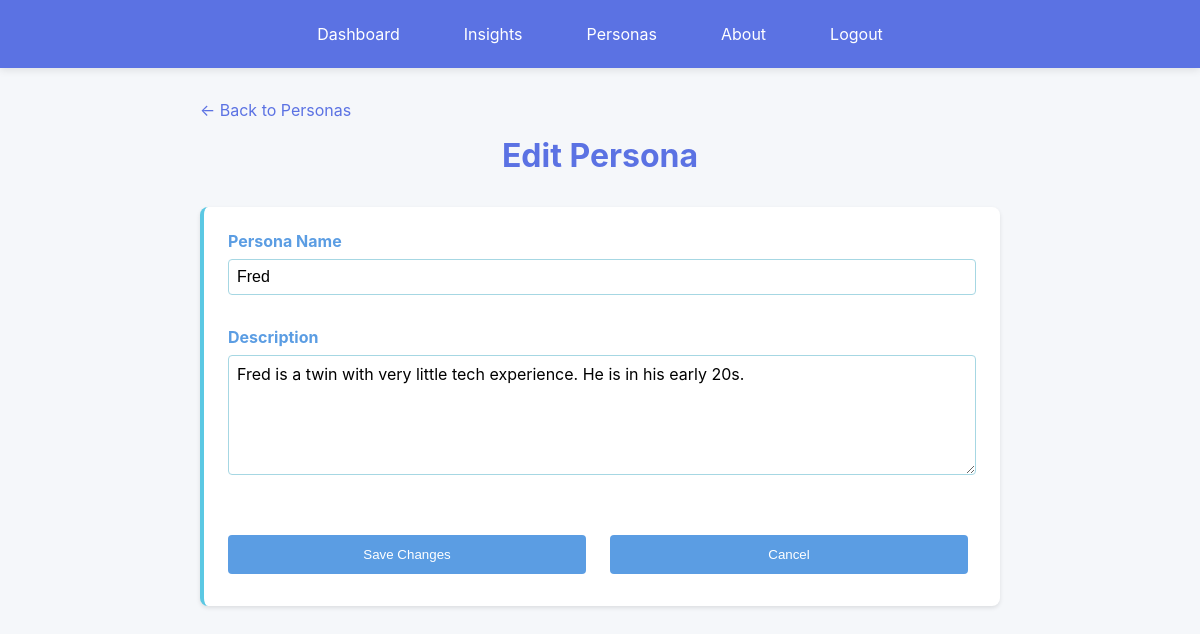
The app's page /personas/10/edit (signed in) with its own data.
### models.py (models this page shows, shortened)
class Persona(db.Model):
    __tablename__ = 'personas'
    id = db.Column(db.Integer, primary_key=True)
    user_id = db.Column(db.Integer, db.ForeignKey('users.id'), nullable=True, index=True)
    name = db.Column(db.String(200), nullable=False)
    description = db.Column(db.Text, nullable=False)
    timestamp = db.Column(db.DateTime, nullable=False, default=datetime.utcnow)
    insights = db.relationship('Insight', backref='persona', lazy=True, cascade='all, delete-orphan')
    def to_dict(self):
        return {
            'id': self.id,
            'user_id': self.user_id,
            'name': self.name,
            'description': self.description,
            'timestamp': self.timestamp.isoformat() if self.timestamp else None
        }

### web_app.py (the view, shortened to what this page needs)
@app.route('/personas/<int:persona_id>/edit', methods=['GET', 'POST'])
@login_required
def edit_persona(persona_id):
    persona = Persona.query.filter_by(id=persona_id, user_id=current_user_id()).first_or_404()
    return render_template('edit_persona.html', persona=persona.to_dict())

### web_app.py (called while the page is built)
def current_user_id():
    return session.get('user_id')

def get_current_user():
    user_id = current_user_id()
    if not user_id:
        return None
    return User.query.get(user_id)

def login_required(view_func):
    @wraps(view_func)
    def wrapped(*args, **kwargs):
        if not current_user_id():
            flash('Please log in to continue.', 'error')
            return redirect(url_for('login'))
        return view_func(*args, **kwargs)
    return wrapped

@app.context_processor
def inject_shared_context():
    return {
        'colors': COLORS,
        'current_user': get_current_user()
    }

### templates/edit_persona.html
{% extends "base.html" %}
{% block content %}
<div style="max-width: 800px; margin: 0 auto;">
    <a href="/personas" style="color: var(--royal-blue); text-decoration: none; margin-bottom: 1rem; display: inline-block;">← Back to Personas</a>
    <h1>Edit Persona</h1>
    <div class="card">
        <form method="POST" style="display: flex; flex-direction: column; gap: 1rem;">
            <div class="form-group">
                <label for="name">Persona Name</label>
                <input type="text" id="name" name="name" value="{{ persona.name }}" required style="width: 100%; padding: 0.5rem; border: 1px solid var(--soft-blue); border-radius: 4px;">
            </div>
            <div class="form-group">
                <label for="description">Description</label>
                <textarea id="description" name="description" required style="width: 100%; padding: 0.5rem; border: 1px solid var(--soft-blue); border-radius: 4px; min-height: 120px;">{{ persona.description }}</textarea>
            </div>
            <div style="display: flex; gap: 1rem; margin-top: 1rem;">
                <button type="submit" class="btn btn-success" style="flex: 1;">Save Changes</button>
                <button type="button" class="btn btn-secondary" onclick="window.location.href='/personas/{{ persona.id }}'" style="flex: 1;">Cancel</button>
            </div>
        </form>
    </div>
</div>
{% endblock %}

### static/style.css (style rules this page uses)
* { margin: 0; padding: 0; box-sizing: border-box; }
body { font-family: -apple-system, BlinkMacSystemFont, 'Segoe UI', Roboto, Oxygen, Ubuntu, Cantarell, sans-serif; background-color: #f5f7fa; color: #333; }
h1 { color: var(--royal-blue); margin-bottom: 2rem; text-align: center; }
.card { background: var(--white); border-radius: 8px; padding: 1.5rem; box-shadow: 0 2px 4px rgba(0,0,0,0.1); border-left: 4px solid var(--sky-blue); }
.btn { background-color: var(--royal-blue); color: white; padding: 0.75rem 1.5rem; border: none; border-radius: 4px; cursor: pointer; transition: background-color 0.3s; margin: 0.5rem 0.5rem 0.5rem 0; }
.btn-secondary { background-color: var(--medium-blue); }
.btn-success { background-color: var(--medium-blue); }
select, input { padding: 0.5rem; border: 1px solid var(--soft-blue); border-radius: 4px; font-size: 1rem; }
.form-group { margin-bottom: 1rem; }
label { display: block; margin-bottom: 0.5rem; color: var(--medium-blue); font-weight: bold; }
textarea { width: 100%; padding: 0.5rem; border: 1px solid var(--soft-blue); border-radius: 4px; font-size: 1rem; font-family: inherit; min-height: 100px; }

### records on screen
Persona: name "Fred", description "Fred is a twin with very little tech experience. He is in his early 20s."
